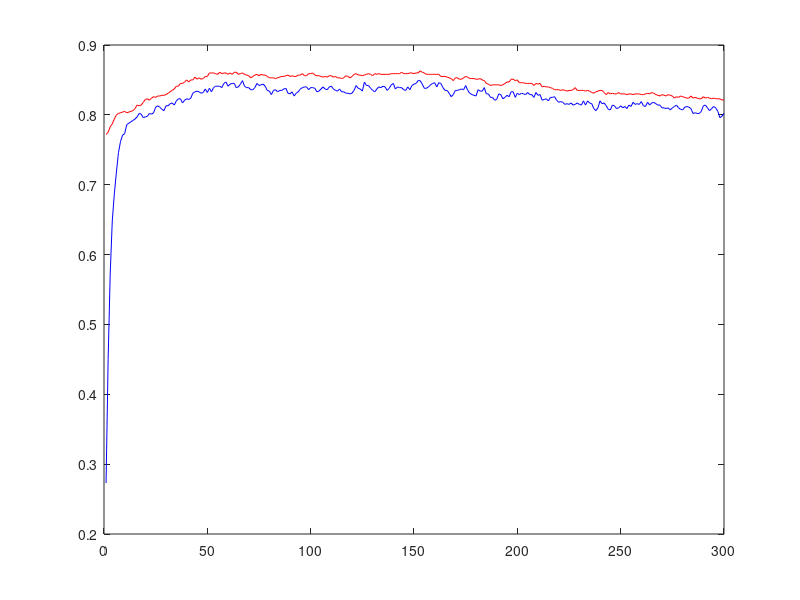
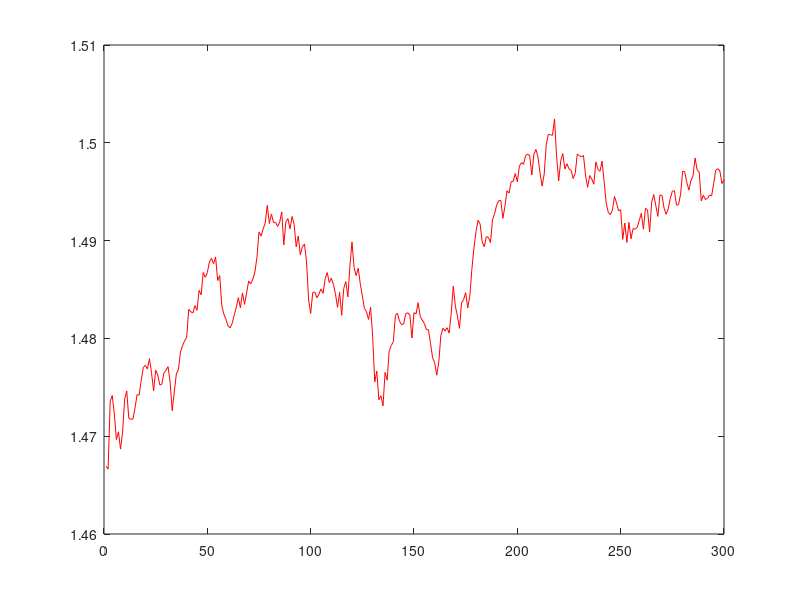

Here is the MATLAB script that generated these plots, in order:
clear all

%--------------------------------------------------------------------------
% Set parameter values
%--------------------------------------------------------------------------
beta   = 0.8;   % Discount Factor
b      = 0.6;   % Unemployment income (not flow utility) (around 60%  of net income for Germany)
alpha  = 0.67;  % Wage offer probability
lambda = 0.011; % Job loss probability 
w_min  = 0;     % Minimum wage offer
w_max  = 2;     % Max wage offer
n_min  = -1.75; % Minimum utility for home production when not spending time on job searching
n_max  = 1.75;  % Maximum utility for home production when not spending time on job searching
s_cost = 0.4;   % Cost of searching job

%--------------------------------------------------------------------------
% Run VFI to compute the reservation wage
%--------------------------------------------------------------------------

n        = 1e+3;                        % Number of grids for wage offers and also the home production utility
crit     = 1e-12;                       % Convergence criterion
metric   = 1;                           % Convergence metric
wage     = linspace(w_min,w_max,n);     % Wage grid
wage_pdf = 1/n;                         % Probability mass of discreate uniform grids
ns_range = linspace(n_min, n_max, n)';  % Not-searching grid
disp(num2str([n, crit]));
%--------------------------------------------------------------------------
% Initial Guess
%--------------------------------------------------------------------------
U  = ones(n, 1)*b;                              % Initial guess of value function: unemployment  (n,1 vector)
W  = ones(n, 1)*wage;                           % Initial guess of value function: employment (n,n matrix)
S  = ones(n, 1)*b;                              % Initial guess of value function: searching  (n,1 vector)
NS = ns_range;                                  % Initial guess of value function: not searching  (n,1 vector)
res_wage = U;                                   % Initial guess of reservation wage for all ns-utility  (n,1 vector)
res_cdf = (res_wage - w_min)./(w_max - w_min);  % (n,1 vector)

while metric > crit     % Start iteration

    %--------------------------------------------------------------------------
    % Update value functions
    %--------------------------------------------------------------------------
    wage_mask = (wage'  >  res_wage);  % logical mask for offers that will not be accepted
    exp_W = [];
    for i = 1:n
        s = sum(W(i, wage_mask));
        if isempty(s)
           s = 0;
        end
        exp_W = [exp_W; s];
    end
    % exp_W = sum(W(:, wage_mask)')' is an alternative to the loop and append above
    exp_W(isnan(exp_W)) = 0;
    %--------------------------------------------------------------------------
    % Update Value Functions (details in the description file)
    %--------------------------------------------------------------------------
    S_new  = alpha.*(1-res_cdf).*exp_W.*wage_pdf./(1-res_cdf)+(alpha.*res_cdf+1-alpha).* U -s_cost;
    NS_new = ns_range+max(S, NS).*beta;
    W_new  = ones(n, 1)*wage + beta.*((1-lambda).*W+lambda.*U*ones(1, n));
    U_new  = b+beta.*max(S, NS);
    %--------------------------------------------------------------------------
    % Update reservation wage for all agents
    %--------------------------------------------------------------------------
    for idx = 1:length(W)
        rw = wage(find(W(idx, :)-U(idx)>0, 1 ,'first') ); % Find the res_wage
        if rw
            res_wage(idx) = rw;
        else
            res_wage(idx) = w_max;                         % This agent will never work
        end
    end
    res_cdf = (res_wage-w_min)./(w_max-w_min);             % recalculate the CDF
%--------------------------------------------------------------------------
% Update metric
%--------------------------------------------------------------------------
    metric = max([ reshape(abs(W_new-W)./( 1+abs(W) ), [n*n, 1]); ...
        abs(U_new-U)./( 1+abs(U) ); abs(S_new-S)./( 1+abs(S) ); abs(NS_new-NS)./( 1+abs(NS) )] );
    S_new(isnan(S_new))   = 0;      % Ensure the VFs keep in shape
    NS_new(isnan(NS_new)) = 0;
    U_new(isnan(U_new))   = 0;
    W_new(isnan(W_new))   = 0;
    rho = 1;                        % Lowering rho can potentially fix convergence problem
    U  = rho.*U_new+(1-rho).*U;     % Update guess of value function: unemployment
    W  = rho.*W_new+(1-rho).*W;     % Update guess of value function: employment
    S  = rho.*S_new+(1-rho).*S;     % Update guess of value function: searching
    NS = rho.*NS_new+(1-rho).*NS;   % Update guess of value function: not searching
end
%--------------------------------------------------------------------------
% end of VFI
%---------------------------------------------------------------------------
U  = U_new;  % Last update without rho
W  = W_new;
S  = S_new;
NS = NS_new;
%--------------------------------------------------------------------------
% Find reseveration utility for no job searching
% Inactivity Rate related is our Target
%--------------------------------------------------------------------------
res_ns    = ns_range( find(NS-S > 0, 1, 'first'));  % How much to produce in home production can induce people not to work
inactRate = (n_max - res_ns)/(n_max - n_min);
 % Make sure the script doesn't break when reseveration utility is higher than max home production n_max
if isempty(res_ns)
   res_ns    = n_max;
   inactRate = 0;
end
%--------------------------------------------------------------------------
% Find also some non-target observables to check validity
%--------------------------------------------------------------------------
res_mask     = (S > NS);
avg_res_wage = sum(res_wage(res_mask))/length(res_wage(res_mask));  % Reservation Wage
uRate        = (lambda-lambda*inactRate)/(lambda+alpha*(1-inactRate)*(1-avg_res_wage/(w_max-w_min))); % Unemployment Rate
eDuration    = 1/lambda;                                            % Duration of employment
avg_wage     = (w_max+avg_res_wage)/(w_max-w_min);                  % Average wage
hpWorkRatio  = (n_max +res_ns)/2/avg_wage;                          % Ratio of average home production value to average wage
sCostWorkRat = s_cost/avg_wage;                                     % Ratio of searching cost to wage
%--------------------------------------------------------------------------
% Display output
%--------------------------------------------------------------------------
disp('rHomeProd   rWage       u-rate     e-duration  avg_wage   inactRate   hProd/Work   sCost/Work')
disp( num2str( [res_ns avg_res_wage    uRate    eDuration   avg_wage inactRate hpWorkRatio sCostWorkRat], '%12.3f') )
%--------------------------------------------------------------------------
%--------------------------------------------------------------------------
% Stimulation
% Based on the res_ns and res_wage above
%--------------------------------------------------------------------------
% Idea of the stochastic utility for not searching
% A person can change her utility for home production (not
% search). For example, one can suddenly came up with an brilliant
% idea to be done at home or can feel very guilty to not search for job
% because even her youngest sister start working.
%--------------------------------------------------------------------------
% First, define number of agents and periods
%--------------------------------------------------------------------------

T = 300;            % Number of periods
no = 1000;          % Number of agents

%--------------------------------------------------------------------------
employed_vec     = zeros(no, 1);  % Stores which agent get employed / Start with all unemployed
no_search_vec    = zeros(no, 1);  % Stores which agent search and which agent not
wage_record      = zeros(no, 1);  % Store the wage accepted by agent
em_history       = [];            % Store employment data for every period for plotting
search_history   = [];            % Store job search record for plotting
avg_wage_history = [];            % Store the average wage each period for plotting
%--------------------------------------------------------------------------
% Assign randomly initial no-job-search utility to agents
%--------------------------------------------------------------------------
ori_ns_vec = (n_max-n_min).*rand(no, 1)+n_min;
ns_vec     = ori_ns_vec;
%--------------------------------------------------------------------------
% Starts iteration from period 1 to period T
%--------------------------------------------------------------------------
for t = 1:T
    ran_lambda = find(rand(no, 1) < lambda);  % Randomly choose someone lossing job based on lambda
    for i = 1: length(ran_lambda)             % Clear the employed status and wage record for agents who lost their job
        pos = ran_lambda(i);
        employed_vec(pos) = 0;
        wage_record(pos) = 0;
    end
    ns_adjust      = (rand(no, 1)-0.500).*2.*0.1;            % Generate random adjustment for no-search utility
    ns_vec         = 0.0*ori_ns_vec+1.*ns_vec+ns_adjust; % Stochastically Update the no searching utility for all agents
    no_search_mask = (ns_vec > res_ns);                      % Logical mask for no-job-searching agents
    for i = 1: length(no_search_mask)                        % Loop to record the ones who do not search for job
        if no_search_mask(i) == 1 && employed_vec(i) == 0    % Employed agent should not be updated to not searching
            no_search_vec(i) = 1;                            % Mark agents who do not search for job as 1
        else
            no_search_vec(i) = 0;
        end
    end
    offer_vec         = (w_max-w_min).*rand(no, 1)+w_min; % Generate wage offers
    accept_offer_mask = (offer_vec > avg_res_wage);       % Observe which agents will accept offer
    ran_alpha = find(rand(no, 1) < alpha);                % Decide which agents will be getting job offer
    for i = 1: length(ran_alpha)                          % Loop to update to employed agents and store wage accepted
        pos = ran_alpha(i);                               % Updates only applied to agents who search for job and not employed yet
        if accept_offer_mask(pos) == 1 && employed_vec(pos) == 0 && no_search_vec(pos) == 0
            employed_vec(pos) = 1;
            wage_record(pos) = offer_vec(pos);
        end
    end
    %--------------------------------------------------------------------------
    % Store records for current period T
    %--------------------------------------------------------------------------
    avg_wage         = sum(wage_record)/sum(employed_vec);   % The average wage should not include unemployed and inactive agents
    avg_wage_history = [avg_wage_history; avg_wage];
    em_history       = [em_history; sum(employed_vec)/no];
    search_history   = [search_history; 1-sum(no_search_vec)/no];  % Number of agents who are NOT inactive
end
%--------------------------------------------------------------------------
% End of Stimulation
%--------------------------------------------------------------------------
% Plot the graphs
%--------------------------------------------------------------------------
plot([1:T], em_history, 'b', [1:T], search_history, 'r');
figure();
plot([1:T], avg_wage_history, 'r');

%--------------------------------------------------------------------------

